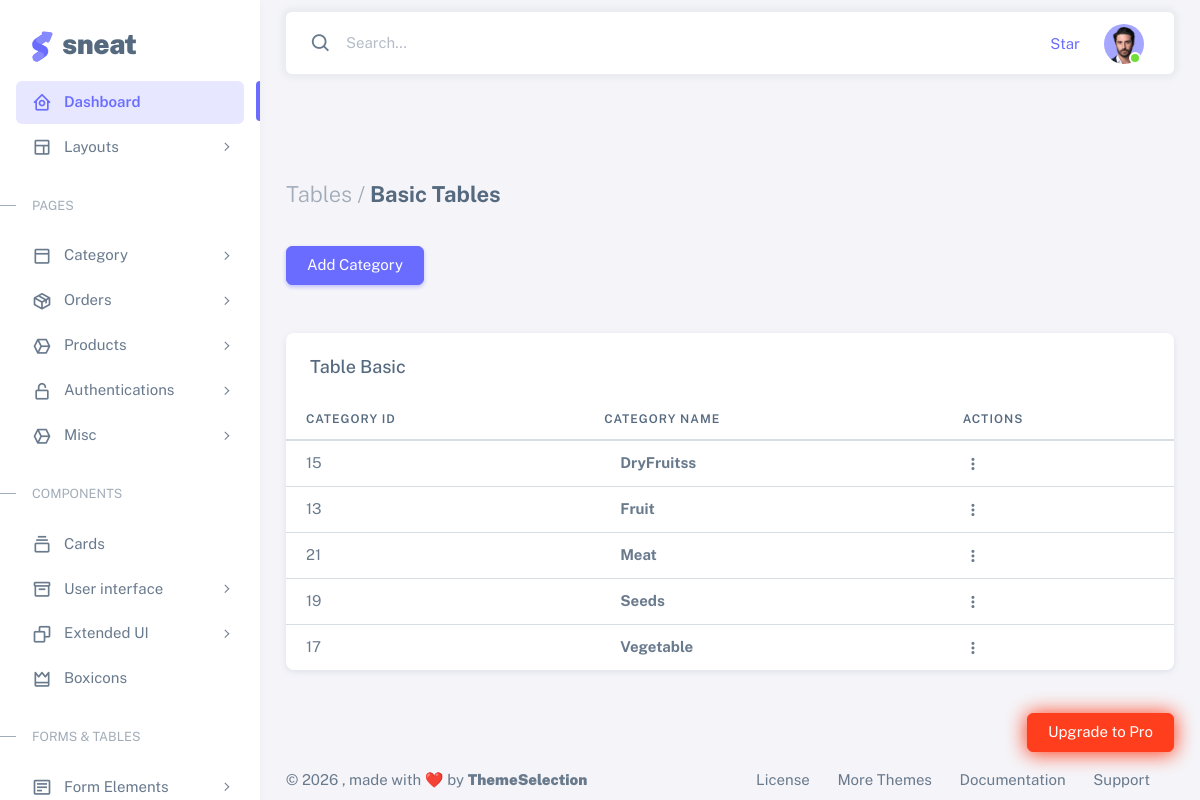
/Admin/Category/category_List.php (signed in), run on the app's committed database.
### tables this page shows
CREATE TABLE `categories` (
  `id` int(11) NOT NULL,
  `category_name` varchar(225) NOT NULL
);

### Admin/Category/category_List.php (the view, shortened to what this page needs)
<?php include('../../inc/admin/main.php');
include('../../Config/connection.php');
?>
<div class="container-xxl flex-grow-1 container-p-y">
    <h4 class="fw-bold py-3 mb-4"><span class="text-muted fw-light">Tables /</span> Basic Tables</h4>
  <a href="category_add.php" class="btn btn-primary mb-5">Add Category</a>
    <div class="card">
        <h5 class="card-header">Table Basic</h5>
        <div class="table-responsive text-nowrap">
            <table class="table">
                <thead>
                    <tr>
                        <th>Category Id</th>
                        <th>Category Name</th>
                        <th>Actions</th>
                    </tr>
                </thead>
                <tbody class="table-border-bottom-0">
                    <?php
                    $query = "select * from categories";
                    $res = mysqli_query($conn, $query);
                    if (mysqli_num_rows($res) > 0) {
                        while ($row = mysqli_fetch_assoc($res)) {
                            ?>
                            <tr>
                                <td><?php echo $row['id']; ?></td>
                                <td><i class="fab fa-angular fa-lg text-danger me-3"></i>
                                    <strong><?php echo $row['category_name']; ?></strong>
                                </td>
                                <td>
                                    <div class="dropdown">
                                        <button type="button" class="btn p-0 dropdown-toggle hide-arrow"
                                            data-bs-toggle="dropdown">
                                            <i class="bx bx-dots-vertical-rounded"></i>
                                        </button>
                                    </div>
                                </td>
                            </tr>
                            <?php
                        }
                    } else {
                        echo "No data found";
                    }
                    ?>
                </tbody>
            </table>
        </div>
    </div>
</div>
<?php include('../../inc/admin/footer.php'); ?>

### data on the page
categories: id "15", category_name "DryFruitss"
categories: id "13", category_name "Fruit"
categories: id "21", category_name "Meat"
categories: id "19", category_name "Seeds"
categories: id "17", category_name "Vegetable"
